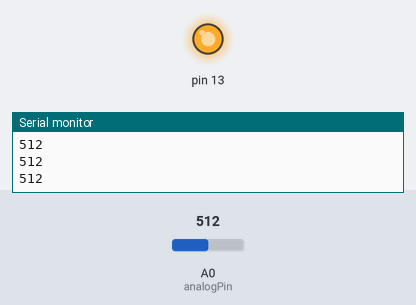
Bench run of a sketch on a simulated Arduino Uno, built with avr-gcc and run on an emulated ATmega328P. Parts: output pins drawn as LEDs (lit = HIGH), the last lines printed to the serial monitor. The inputs (shaded band) are chosen by the test bench; at power-on: A0 (analogPin) = 512.

Above: at 1.2 s.
1.3 s: A0 (analogPin) set to 209
2.8 s: A0 (analogPin) set to 190
At 3.4 s:
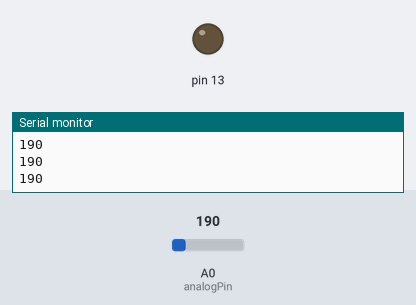
4.3 s: A0 (analogPin) set to 210
At 5.5 s:
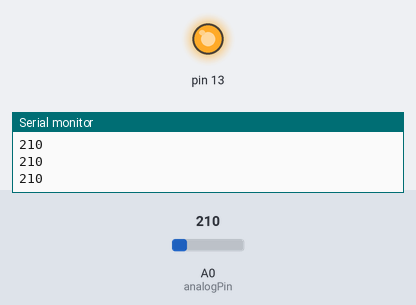
5.8 s: A0 (analogPin) set to 122
At 6.9 s:
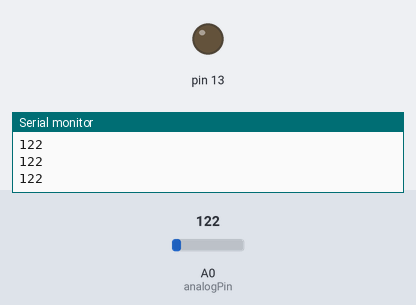
Timing chart, 0 to 8.3 s (numbered marks = the images above; inputs shaded):
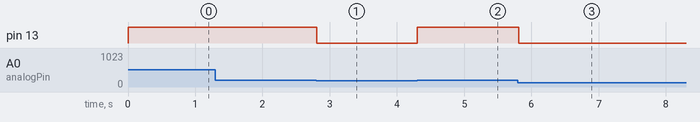

The sketch:

arduino_test.ino
```cpp
// https://www.arduino.cc/reference/it/language/functions/analog-io/analogread/

int analogPin = A0; // pin da cui prendere l'input
int sensorValue = 0; // variabile in cui memorizzo il valore letto di volta in volta
int threshold = 200; // è più alto quanto più il led si accende facilmente a causa del rumore

void setup() {
  Serial.begin (9600); // initializzo la comunicazione seriale a 9600 bps
  pinMode(13, OUTPUT);
}

void loop() {

  sensorValue = analogRead (analogPin); // leggo 10 bit => 2^10 = 1024. quindi leggo valori da 0 a 1023
  Serial.println (sensorValue); // passo il valore del pin in output
  if (sensorValue > threshold) {
      digitalWrite(13, HIGH); // se il valore attuale è maggiore della soglia allora faccio accendere il led
    }
  else {
    digitalWrite(13, LOW); // altrimenti lo spengo
    }
}
```

Measured:
- the behaviour switches between 201 and 200 on A0 (analogPin) (found by bisection; images 0 and 1)
- after the input at 2.8 s, pin 13: HIGH → LOW at once
- after the input at 4.3 s, pin 13: LOW → HIGH at once
- after the input at 5.8 s, pin 13: HIGH → LOW at once
